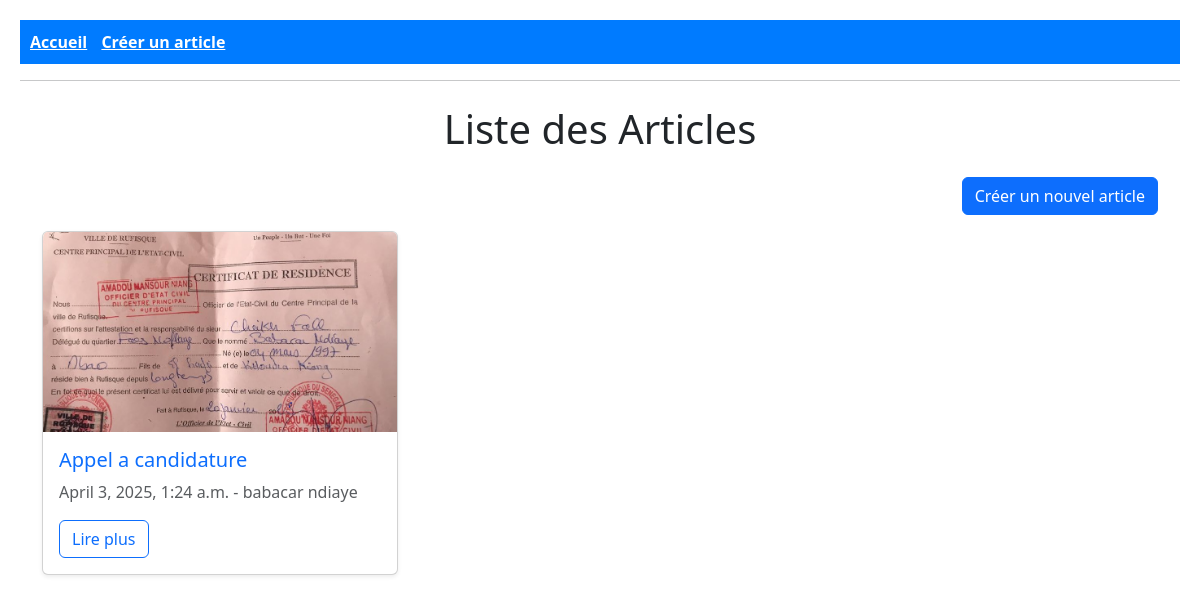
The app's page /, older data.
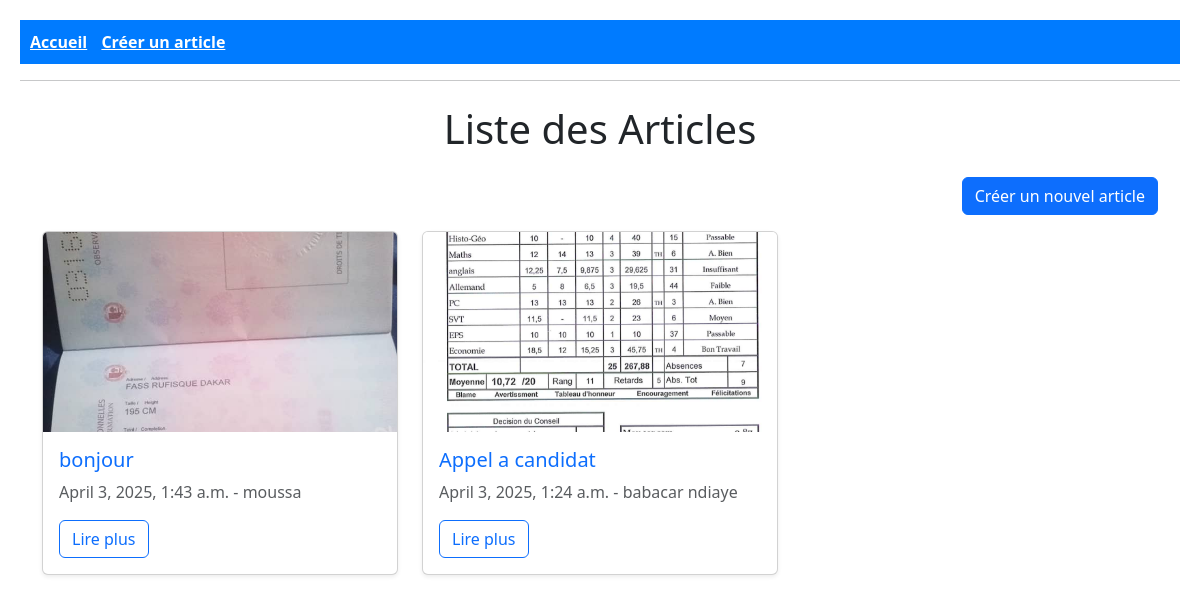
The same page, newer data.
### blog/models.py (models this page shows, shortened)
class Article(models.Model):
    titre = models.CharField(max_length=200)  # Titre de l'article
    contenu = models.TextField()  # Contenu de l'article
    date_publication = models.DateTimeField(auto_now_add=True)  # Date automatique
    auteur = models.CharField(max_length=100)  # Auteur de l'article
    image = models.ImageField(upload_to='articles/', blank=True, null=True)  # Image facultative

### blog/views.py (the view)
# urls.py: path('', ArticleListView.as_view(), name='article_list'),
class ArticleListView(ListView):
    model = Article
    template_name = "blog/article_list.html"
    context_object_name = "articles"  # Nom de la variable dans le template
    ordering = ['-date_publication']  # Articles les plus récents en premier
    def get_queryset(self):
        return Article.objects.all().order_by('-date_publication')

### blog/templates/blog/article_list.html
{% extends "base.html" %}
{% block content %}
<div class="container mt-4">
    <h1 class="text-center mb-4">Liste des Articles</h1>
    <div class="text-end mb-3">
        <a href="{% url 'article_create' %}" class="btn btn-primary">Créer un nouvel article</a>
    </div>
    <div class="row">
        {% for article in articles %}
            <div class="col-md-4">
                <div class="card mb-4 shadow-sm">
                    {% if article.image %}
                        <img src="{{ article.image.url }}" class="card-img-top img-fluid" alt="{{ article.titre }}" style="height: 200px; object-fit: cover;">
                    {% endif %}
                    <div class="card-body">
                        <h5 class="card-title">
                            <a href="{% url 'article_detail' article.pk %}" class="text-decoration-none">{{ article.titre }}</a>
                        </h5>
                        <p class="card-text text-muted">{{ article.date_publication }} - {{ article.auteur }}</p>
                        <a href="{% url 'article_detail' article.pk %}" class="btn btn-outline-primary">Lire plus</a>
                    </div>
                </div>
            </div>
        {% empty %}
            <p class="text-center">Aucun article disponible.</p>
        {% endfor %}
    </div>
</div>
{% endblock %}

Row changes from the older to the newer data that the page shows:
added Article: image (picture), titre "bonjour", date_publication "April 3, 2025, 1:43 a.m.", auteur "moussa"
changed Article "babacar ndiaye": image: a different picture; titre "Appel a candidature" → "Appel a candidat"
